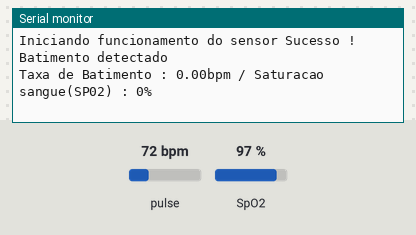
Simulated run of this sketch. Board: Arduino Uno, built with avr-gcc and run on an emulated ATmega328P. On the bench: the last lines printed to the serial monitor. The test bench sets the inputs (shaded band); at power-on: pulse 72 bpm, SpO2 97 %.

Above: at 1.2 s.
1.3 s: pulse set to 42 bpm
At 2.7 s:
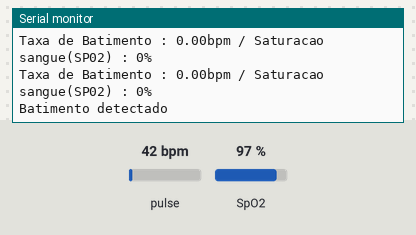
2.8 s: SpO2 set to 80 %
At 3.6 s:
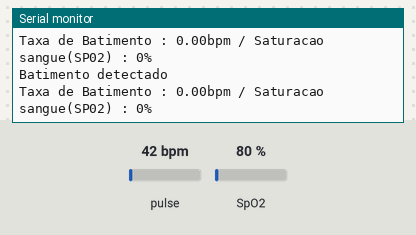
4.3 s: pulse set to 70 bpm
At 7.8 s:
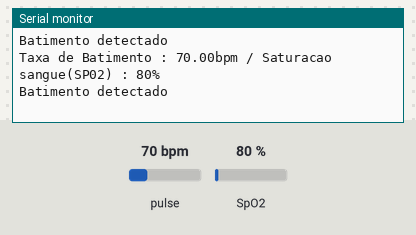
Timing chart, 0 to 9.3 s (numbered marks = the images above; inputs shaded):
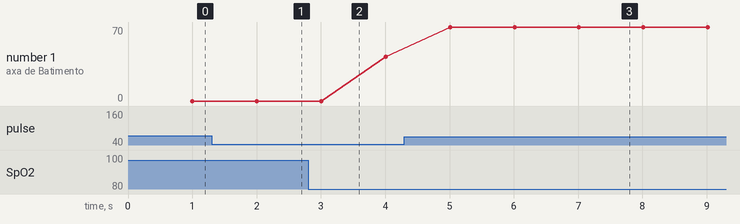

Measured:
- after the input at 4.3 s, the serial monitor: prints a new line after 0.71 s (image 3)
- plotted number 1: 42 → 70 after the input at 4.3 s

The sketch:

odsCalmPulse.ino
```cpp
/*
  - CalmPulseSENSOR DE FREQUÊNCIA CARDÍACA E OXÍMETRO MAX30100 -
  =====================================================
   Autor: Ana Paula Lopes Travassos
  E-mail: anapaulacontatotrabalho@gmail.com
  GitHub: https://github.com/anapaulalttrav/Calmpulse-Biofeedback
  =====================================================
  ODS-3 Saúde e Bem-Estar
  =====================================================
*/

#include <Wire.h> //Biblioteca para comunicação I2C
#include "MAX30100_PulseOximeter.h" //Biblioteca para uso do sensor de frequência cardíaca e oxímetro MAX30100

#define REPORTING_PERIOD_MS     1000 // Intervalo entre a medição de cada amostra

uint32_t tsLastReport = 0; // Tempo da última amostra dectada

PulseOximeter pox; //Declaração objeto pox

void onBeatDetected() { //Função executada quando um pulso é detectado
  Serial.println("Batimento detectado");
}

void setup() {
  Serial.begin(9600); //Inicialização da comunicação serial
  Serial.print("Iniciando funcionamento do sensor ");

  if (!pox.begin())  //Testa a comunicação com o sensor
  {
    Serial.println("Falhou ! "); //Se a comunicação não foi realizada corretamente exibe a mensagem "Falhou"
    for (;;);
  } else
  {
    Serial.println("Sucesso ! "); //Se a comunicação foi realizada com sucesso exibe a mensagem "Sucesso !"
  }
  pox.setIRLedCurrent(MAX30100_LED_CURR_7_6MA); // Define que o sensor use 7,6 mA para o led
  pox.setOnBeatDetectedCallback(onBeatDetected); // Registra todas as vezes em que um batimento for detectado
}

void loop() {
  pox.update(); //Atualiza a leitura do sensor

  if (millis() - tsLastReport > REPORTING_PERIOD_MS) { //Imprime a leitura em intervalos de 1000ms
    Serial.print("Taxa de Batimento : ");
    Serial.print(pox.getHeartRate()); // Faz a leitura de batimento cardíaco
    Serial.print("bpm / Saturacao sangue(SP02) : ");
    Serial.print(pox.getSpO2()); //Realiza a leitura da saturação do sangue
    Serial.println("%");

    tsLastReport = millis();
  }
}
```
